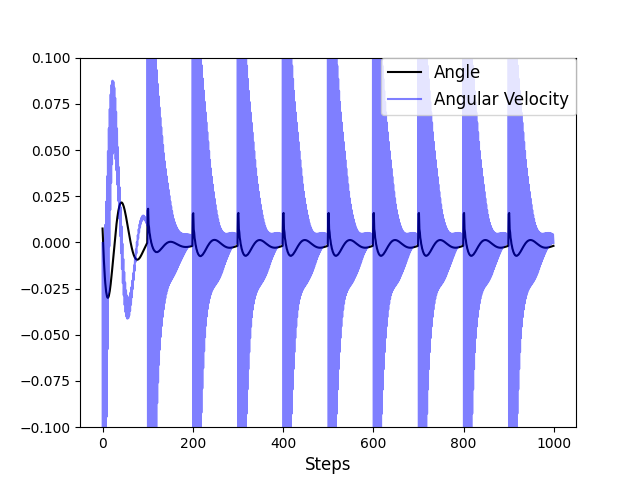

The script that saved this image:
from tensorforce import Agent, Environment
import matplotlib.pyplot as plt
import numpy as np
import math
import pickle
from tqdm import tqdm
import gym
from sklearn.linear_model import LinearRegression
from sklearn.preprocessing import PolynomialFeatures
from sklearn.pipeline import make_pipeline


environment = Environment.create(environment='gym', level='InvertedPendulum-v2')
RL= Agent.load(directory='model5', format='numpy')
internals = RL.initial_internals()
actions_record=[]
theta_states=[]
for k in range(1):
    states = environment.reset()
    terminal=False
    integrals=0
    while not terminal:
        integrals+=states[1]
        temp=[states[1],integrals,states[3]]
        theta_states.append(temp)
        actions, internals = RL.act(states=states, internals=internals, independent=True, deterministic=True)
        states, terminal, reward = environment.execute(actions=actions)
        actions_record.append(actions)

theta=[row[0] for row in theta_states]
theta_velocity=[row[2] for row in theta_states]
summation=[row[1] for row in theta_states]

length=len(theta)
x=range(len(theta))
plt.plot(x,theta,label='Angle',color='black')
plt.plot(x,theta_velocity,label='Angular Velocity',color='blue',alpha=0.5)
plt.xlabel('Steps', fontsize='large')
plt.legend(loc='upper right',ncol=1, borderaxespad=0,prop={'size': 12})
plt.ylim(-0.1,0.1)
plt.savefig('RL.png')

RL.close()
environment.close()